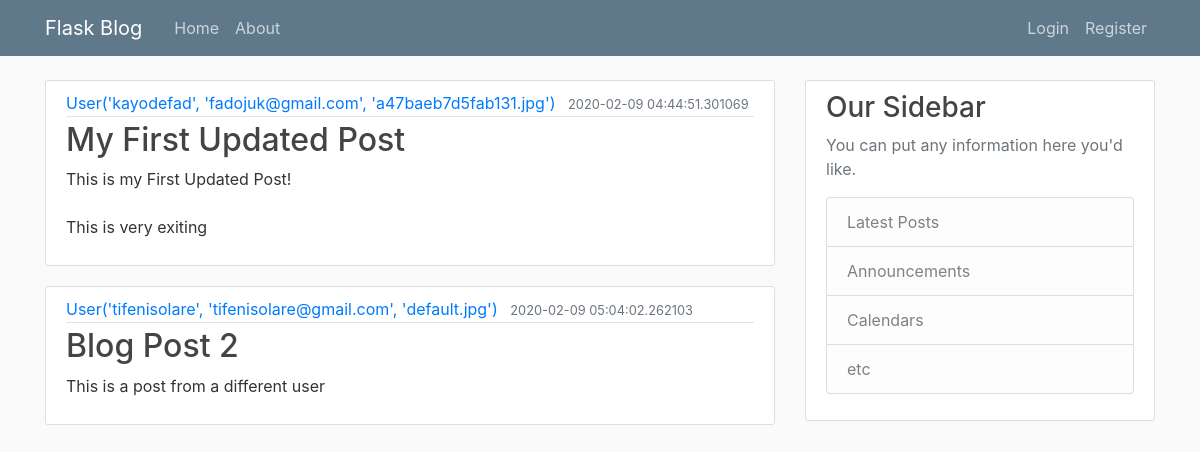
The page /home on the database its author committed.
### vggblog/models.py (models this page shows, shortened)
class Post(db.Model):
  id = db.Column(db.Integer, primary_key=True)
  title = db.Column(db.String(100), nullable=False)
  date_posted = db.Column(db.DateTime, nullable=False, default=datetime.utcnow)
  content = db.Column(db.Text, nullable=False)
  user_id = db.Column(db.Integer, db.ForeignKey('user.id'), nullable=False)

class User(db.Model, UserMixin):
  id = db.Column(db.Integer, primary_key=True)
  username = db.Column(db.String(20), unique=True, nullable=False)
  email = db.Column(db.String(120), unique=True, nullable=False)
  image_file = db.Column(db.String(20), nullable=False, default='default.jpg')
  password = db.Column(db.String(60), nullable=False)
  posts = db.relationship('Post', backref='author', lazy=True)
  def __repr__(self):
    return f"User('{self.username}', '{self.email}', '{self.image_file}')"

### vggblog/routes.py (the view)
@app.route('/')
@app.route('/home')
def home():
    posts = Post.query.all()
    return render_template('home.html', posts=posts)

### vggblog/templates/home.html
{% extends "layout.html" %}
{% block content %}
  {% for post in posts %}
  <article class="media content-section">
    <div class="media-body">
      <div class="article-metadata">
        <a class="mr-2" href="#">{{ post.author }}</a>
        <small class="text-muted">{{ post.date_posted }}</small>
      </div>
      <h2><a class="article-title" href="#">{{ post.title }}</a></h2>
      <p class="article-content">{{ post.content }}</p>
    </div>
  </article>
  {% endfor %}
{% endblock content %}

### vggblog/templates/layout.html (shortened to what this page needs)
<!DOCTYPE html>
<html lang="en">
  <head>
    <link
      rel="stylesheet"
      href="https://stackpath.bootstrapcdn.com/bootstrap/4.4.1/css/bootstrap.min.css"
    />
    <link rel="stylesheet" type="text/css" href="{{ url_for('static', filename='main.css') }}">
  </head>
  <body>
    <header class="site-header">
      <nav class="navbar navbar-expand-md navbar-dark bg-steel fixed-top">
        <div class="container">
          <a class="navbar-brand mr-4" href="/">Flask Blog</a>
          <div class="collapse navbar-collapse" id="navbarToggle">
            <div class="navbar-nav mr-auto">
              <a class="nav-item nav-link" href="{{ url_for('home') }}">Home</a>
              <a class="nav-item nav-link" href="{{ url_for('about') }}">About</a>
            </div>
            <div class="navbar-nav">
              {% if current_user.is_authenticated %}
              <a class="nav-item nav-link" href="{{ url_for('new_post') }}">New Post</a>
              <a class="nav-item nav-link" href="{{ url_for('account') }}">Account</a>
              <a class="nav-item nav-link" href="{{ url_for('logout') }}">Logout</a>
              {% else %}
              <a class="nav-item nav-link" href="{{ url_for('login') }}">Login</a>
              <a class="nav-item nav-link" href="{{ url_for('register') }}">Register</a>
              {% endif %}
            </div>
          </div>
        </div>
      </nav>
    </header>
    <main role="main" class="container">
    <div class="row">
      <div class="col-md-8">
        {% block content %}{% endblock %}
      </div>
      <div class="col-md-4">
        <div class="content-section">
          <h3>Our Sidebar</h3>
          <p class='text-muted'>You can put any information here you'd like.
            <ul class="list-group">
              <li class="list-group-item list-group-item-light">Latest Posts</li>
              <li class="list-group-item list-group-item-light">Announcements</li>
              <li class="list-group-item list-group-item-light">Calendars</li>
              <li class="list-group-item list-group-item-light">etc</li>
            </ul>
          </p>
        </div>
      </div>
    </div>
    </main>
  </body>
</html>

### vggblog/static/main.css (style rules this page uses)
body { background: #fafafa; color: #333333; margin-top: 5rem; }
h1, h2, h3, h4, h5, h6 { color: #444444; }
ul { margin: 0; }
.bg-steel { background-color: #5f788a; }
.site-header .navbar-nav .nav-link { color: #cbd5db; }
.content-section { background: #ffffff; padding: 10px 20px; border: 1px solid #dddddd; border-radius: 3px; margin-bottom: 20px; }
.article-title { color: #444444; }
.article-content { white-space: pre-line; }
.article-metadata { padding-bottom: 1px; margin-bottom: 4px; border-bottom: 1px solid #e3e3e3 }

### rows shown on the page
Post: author "User('kayodefad', 'fadojuk@gmail.com', 'a47baeb7d5fab131.jpg')", date_posted "2020-02-09 04:44:51.301069", title "My First Updated Post", content "This is my First Updated Post! This is very exiting"
Post: author "User('tifenisolare', 'tifenisolare@gmail.com', 'default.jpg')", date_posted "2020-02-09 05:04:02.262103", title "Blog Post 2", content "This is a post from a different user"
